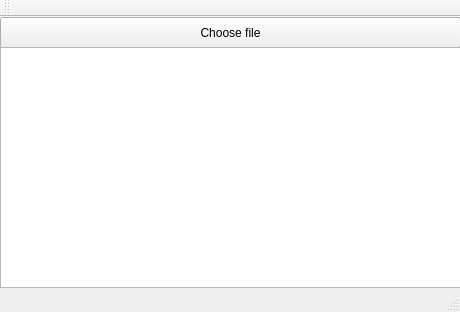
<?xml version="1.0" encoding="UTF-8"?>
<ui version="4.0">
 <class>MainWindow</class>
 <widget class="QMainWindow" name="MainWindow">
  <property name="geometry">
   <rect>
    <x>0</x>
    <y>0</y>
    <width>460</width>
    <height>312</height>
   </rect>
  </property>
  <property name="windowTitle">
   <string>MainWindow</string>
  </property>
  <property name="documentMode">
   <bool>false</bool>
  </property>
  <widget class="QWidget" name="centralWidget">
   <widget class="QPushButton" name="pushButton">
    <property name="geometry">
     <rect>
      <x>0</x>
      <y>0</y>
      <width>461</width>
      <height>31</height>
     </rect>
    </property>
    <property name="text">
     <string>Choose file</string>
    </property>
   </widget>
   <widget class="QTextEdit" name="textEdit">
    <property name="geometry">
     <rect>
      <x>0</x>
      <y>30</y>
      <width>461</width>
      <height>241</height>
     </rect>
    </property>
   </widget>
  </widget>
  <widget class="QToolBar" name="mainToolBar">
   <property name="enabled">
    <bool>false</bool>
   </property>
   <attribute name="toolBarArea">
    <enum>TopToolBarArea</enum>
   </attribute>
   <attribute name="toolBarBreak">
    <bool>false</bool>
   </attribute>
  </widget>
  <widget class="QStatusBar" name="statusBar"/>
 </widget>
 <layoutdefault spacing="6" margin="11"/>
 <resources/>
 <connections/>
</ui>
